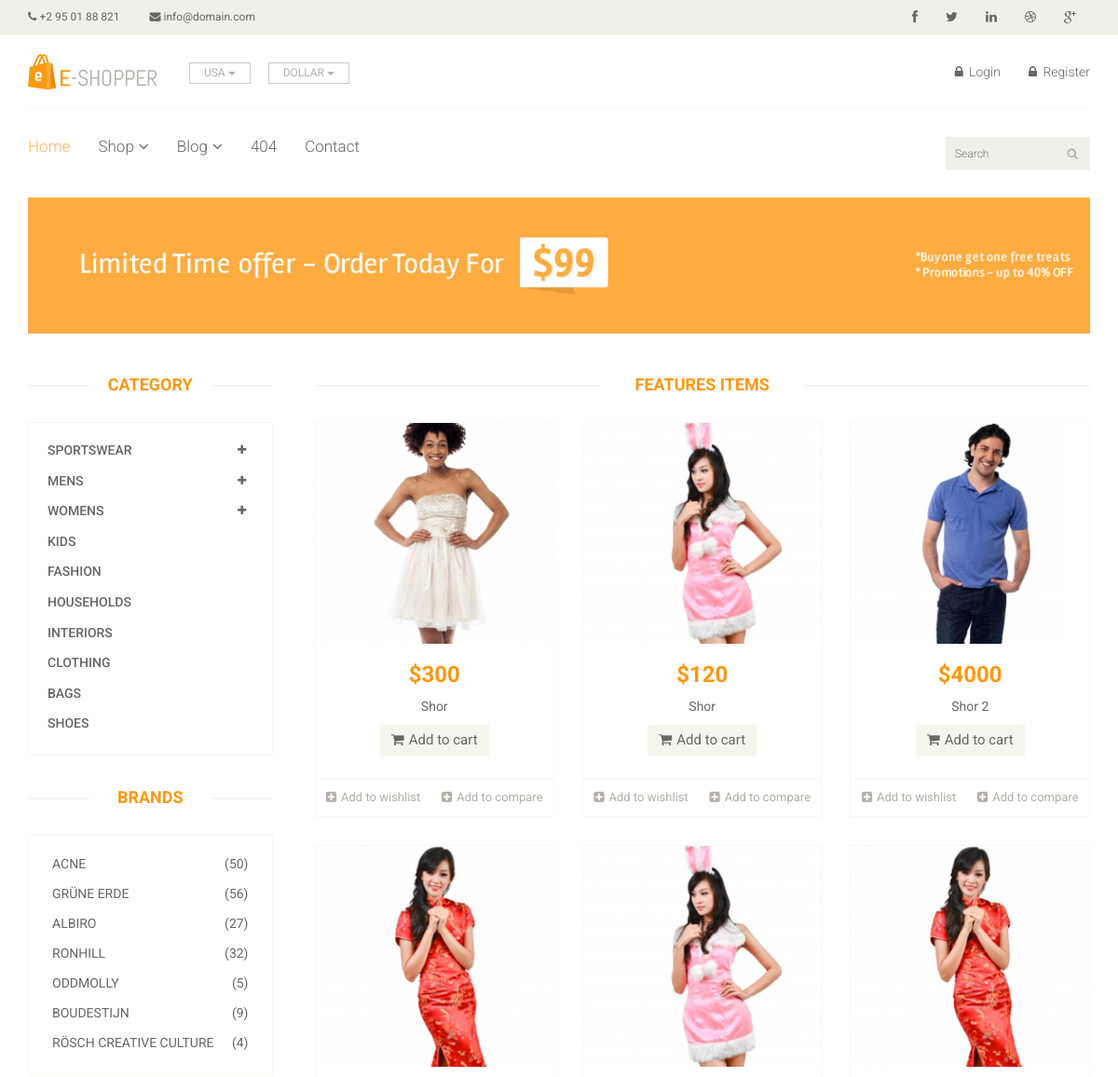
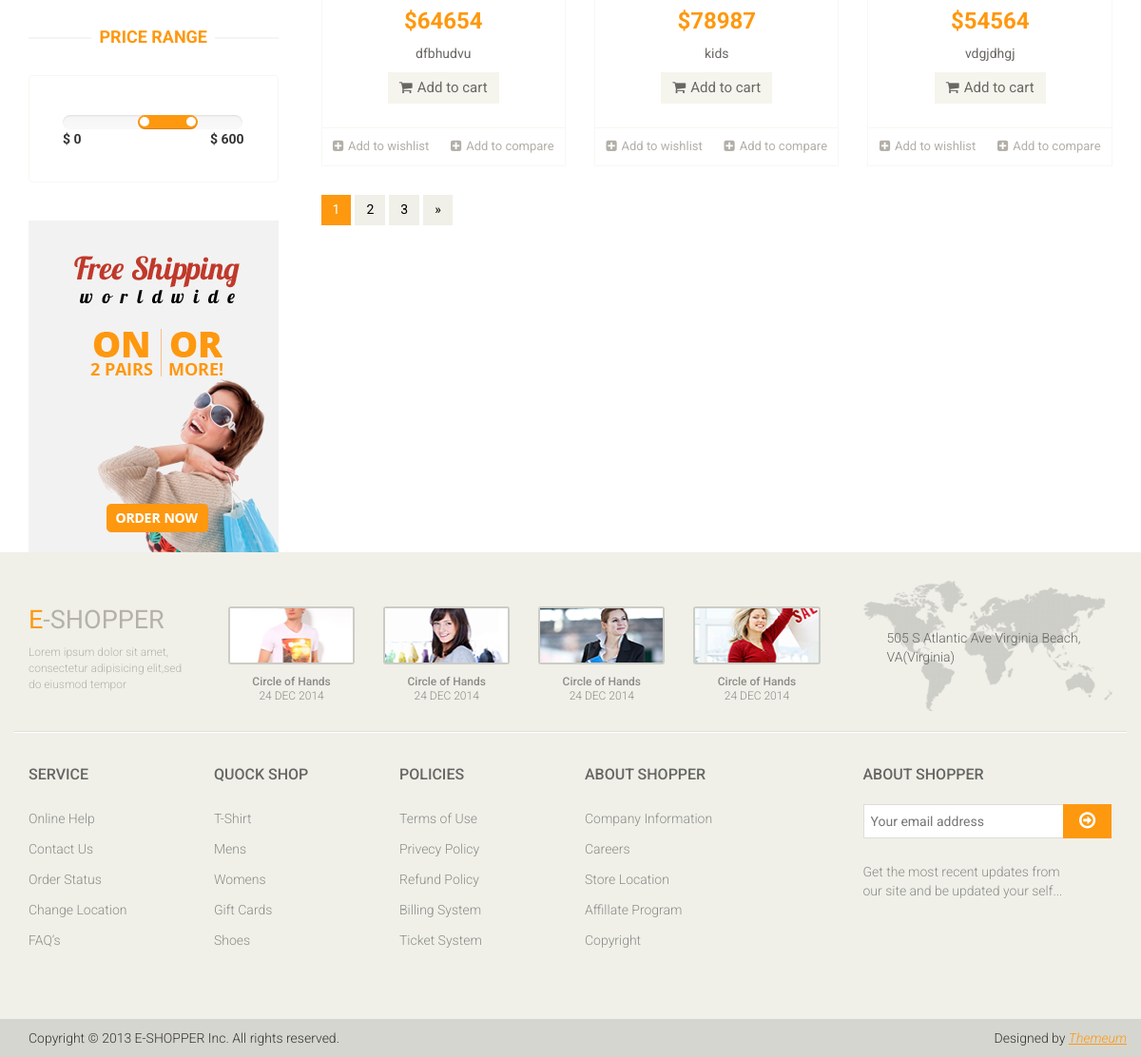
The app's page /shop/ with its own data (2 pictures, top to bottom).
### main/models.py (models this page shows, shortened)
class Product(models.Model):
    TYPE_CHOICE = (
        ('T-SHIRT', 'T-SHIRT'),
        ('BLAZERS', 'BLAZERS'),
        ('SUNGLASS', 'SUNGLASS'),
        ('KIDS', 'KIDS'),
        ('POLO SHIRT', 'POLO SHIRT'),
    )
    name = models.CharField('Name', max_length=50)
    image = models.ImageField('Image')
    web_id = models.PositiveIntegerField('Web ID')
    price = models.PositiveIntegerField('Price')
    type = models.CharField('Type', choices=TYPE_CHOICE, max_length=30)

### main/views.py (the view)
# urls.py: path('shop/', views.shop, name='shop'),
def shop(request):
	products = Product.objects.all()
	return render(request, 'main/shop.html', {'products': products})

### main/templates/main/shop.html (shortened to what this page needs)
{% extends "base.html" %}
{% block content %}
	<section id="advertisement">
		<div class="container">
			<img src="images/shop/advertisement.jpg" alt="" />
		</div>
	</section>
	<section>
		<div class="container">
			<div class="row">
				<div class="col-sm-3">
					<div class="left-sidebar">
						<h2>Category</h2>
						<div class="panel-group category-products" id="accordian">
							<div class="panel panel-default">
								<div class="panel-heading">
									<h4 class="panel-title">
										<a data-toggle="collapse" data-parent="#accordian" href="#sportswear">
											<span class="badge pull-right"><i class="fa fa-plus"></i></span>
											Sportswear
										</a>
									</h4>
								</div>
							</div>
							<div class="panel panel-default">
								<div class="panel-heading">
									<h4 class="panel-title">
										<a data-toggle="collapse" data-parent="#accordian" href="#mens">
											<span class="badge pull-right"><i class="fa fa-plus"></i></span>
											Mens
										</a>
									</h4>
								</div>
							</div>
							<div class="panel panel-default">
								<div class="panel-heading">
									<h4 class="panel-title">
										<a data-toggle="collapse" data-parent="#accordian" href="#womens">
											<span class="badge pull-right"><i class="fa fa-plus"></i></span>
											Womens
										</a>
									</h4>
								</div>
							</div>
							<div class="panel panel-default">
								<div class="panel-heading">
									<h4 class="panel-title"><a href="#">Kids</a></h4>
								</div>
							</div>
							<div class="panel panel-default">
								<div class="panel-heading">
									<h4 class="panel-title"><a href="#">Fashion</a></h4>
								</div>
							</div>
							<div class="panel panel-default">
								<div class="panel-heading">
									<h4 class="panel-title"><a href="#">Households</a></h4>
								</div>
							</div>
							<div class="panel panel-default">
								<div class="panel-heading">
									<h4 class="panel-title"><a href="#">Interiors</a></h4>
								</div>
							</div>
							<div class="panel panel-default">
								<div class="panel-heading">
									<h4 class="panel-title"><a href="#">Clothing</a></h4>
								</div>
							</div>
							<div class="panel panel-default">
								<div class="panel-heading">
									<h4 class="panel-title"><a href="#">Bags</a></h4>
								</div>
							</div>
							<div class="panel panel-default">
								<div class="panel-heading">
									<h4 class="panel-title"><a href="#">Shoes</a></h4>
								</div>
							</div>
						</div>
						<div class="brands_products">
							<h2>Brands</h2>
							<div class="brands-name">
								<ul class="nav nav-pills nav-stacked">
									<li><a href=""> <span class="pull-right">(50)</span>Acne</a></li>
									<li><a href=""> <span class="pull-right">(56)</span>Grüne Erde</a></li>
									<li><a href=""> <span class="pull-right">(27)</span>Albiro</a></li>
									<li><a href=""> <span class="pull-right">(32)</span>Ronhill</a></li>
									<li><a href=""> <span class="pull-right">(5)</span>Oddmolly</a></li>
									<li><a href=""> <span class="pull-right">(9)</span>Boudestijn</a></li>
									<li><a href=""> <span class="pull-right">(4)</span>Rösch creative culture</a></li>
								</ul>
							</div>
						</div>
						<div class="price-range">
							<h2>Price Range</h2>
							<div class="well">
								 <input type="text" class="span2" value="" data-slider-min="0" data-slider-max="600" data-slider-step="5" data-slider-value="[250,450]" id="sl2" ><br />
								 <b>$ 0</b> <b class="pull-right">$ 600</b>
							</div>
						</div>
						<div class="shipping text-center">
							<img src="images/home/shipping.jpg" alt="" />
						</div>
					</div>
				</div>
				<div class="col-sm-9 padding-right">
					<div class="features_items">
						<h2 class="title text-center">Features Items</h2>
						{% for product in products %}
							<div class="col-sm-4">
								<div class="product-image-wrapper">
									<div class="single-products">
										<div class="productinfo text-center">
											<a href="{% url 'product_detail' product.id %}">
												<img src="{{ product.image.url }}" alt="" />
											</a>
											<h2>${{ product.price }}</h2>
											<p>{{ product.name }}</p>
											<a href="{% url 'add_to_cart' product.id %}" class="btn btn-default add-to-cart"><i class="fa fa-shopping-cart"></i>Add to cart</a>
										</div>
									</div>
									<div class="choose">
										<ul class="nav nav-pills nav-justified">
											<li><a href="#"><i class="fa fa-plus-square"></i>Add to wishlist</a></li>
											<li><a href="#"><i class="fa fa-plus-square"></i>Add to compare</a></li>
										</ul>
									</div>
								</div>
							</div>
						{% endfor %}
						<ul class="pagination">
							<li class="active"><a href="">1</a></li>
							<li><a href="">2</a></li>
							<li><a href="">3</a></li>
							<li><a href="">&raquo;</a></li>
						</ul>
					</div>
				</div>
			</div>
		</div>
	</section>
	{% endblock %}

### main/static/css/main.css (style rules this page uses)
body { font-family: 'Roboto', sans-serif; background:; position: relative; font-weight:400px; }
a { -webkit-transition: 300ms; -moz-transition: 300ms; -o-transition: 300ms; transition: 300ms; }
h1, h2, h3, h4, h5, h6 { font-family: 'Roboto', sans-serif; }
.category-products { border: 1px solid #F7F7F0; margin-bottom: 35px; padding-bottom: 20px; padding-top: 15px; }
.left-sidebar h2, .brands_products h2 { color: #FE980F; font-family: 'Roboto', sans-serif; font-size: 18px; font-weight: 700; margin: 0 auto 30px; text-align: center; text-transform: uppercase; position: relative; z-index:3; }
.left-sidebar h2:after, h2.title:after { content: " "; position: absolute; border: 1px solid #f5f5f5; bottom:8px; left: 0; width: 100%; height: 0; z-index: -2; }
.left-sidebar h2:before { content: " "; position: absolute; background: #fff; bottom: -6px; width: 130px; height: 30px; z-index: -1; left: 50%; margin-left: -65px; }
h2.title:before { content: " "; position: absolute; background: #fff; bottom: -6px; width: 220px; height: 30px; z-index: -1; left: 50%; margin-left: -110px; }
.category-products .panel { background-color: #FFFFFF; border: 0px; border-radius: 0px; box-shadow:none; margin-bottom: 0px; }
.category-products .panel-default .panel-heading { background-color: #FFFFFF; border: 0 none; color: #FFFFFF; padding: 5px 20px; }
.category-products .panel-default .panel-heading .panel-title a { color: #696763; font-family: 'Roboto', sans-serif; font-size: 14px; text-decoration: none; text-transform: uppercase; }
.category-products .badge { background:none; border-radius: 10px; color: #696763; display: inline-block; font-size: 12px; font-weight: bold; line-height: 1; min-width: 10px; padding: 3px 7px; text-align: center; vertical-align: baseline; white-space: nowrap; }
.brands-name { border: 1px solid #F7F7F0; padding-bottom: 20px; padding-top: 15px; }
.brands-name .nav-stacked li a { background-color: #FFFFFF; color: #696763; font-family: 'Roboto', sans-serif; font-size: 14px; padding: 5px 25px; text-decoration: none; text-transform: uppercase; }
.shipping { background-color: #F2F2F2; margin-top: 40px; overflow: hidden; padding-top: 20px; position: relative; }
.price-range { margin-top:30px; }
.well { background-color: #FFFFFF; border: 1px solid #F7F7F0; border-radius: 4px; box-shadow: none; margin-bottom: 20px; min-height: 20px; padding: 35px; }
.padding-right { padding-right: 0; }
.features_items { overflow:hidden; }
h2.title { color: #FE980F; font-family: 'Roboto', sans-serif; font-size: 18px; font-weight: 700; margin: 0 15px; text-transform: uppercase; margin-bottom: 30px; position: relative; }
.product-image-wrapper { border:1px solid #F7F7F5; overflow: hidden; margin-bottom:30px; }
.single-products { position: relative; }
.productinfo h2 { color: #FE980F; font-family: 'Roboto', sans-serif; font-size: 24px; font-weight: 700; }
.productinfo p { font-family: 'Roboto', sans-serif; font-size: 14px; font-weight: 400; color: #696763; }
.productinfo img { width: 100%; }
.productinfo { position:relative; }
.add-to-cart { background:#F5F5ED; border: 0 none; border-radius: 0; color: #696763; font-family: 'Roboto', sans-serif; font-size: 15px; margin-bottom: 25px; }
.add-to-cart i { margin-right:5px; }
.choose { border-top: 1px solid #F7F7F0; }
.choose ul li a { color: #B3AFA8; font-family: 'Roboto', sans-serif; font-size: 13px; padding-left: 0; padding-right: 0; }
.choose ul li a i { margin-right:5px; }
#advertisement { padding-bottom: 45px; }
#advertisement img { width: 100%; }
.pagination { display: inline-block; margin-bottom: 25px; margin-top: 0; padding-left: 15px; }
.pagination li:first-child a, .pagination li:first-child span { border-bottom-left-radius: 0; border-top-left-radius: 0; margin-left: 0; }
.pagination li:last-child a, .pagination li:last-child span { border-bottom-right-radius: 0; border-top-right-radius: 0; }
.pagination .active a, .pagination .active span, .pagination .active a:hover, .pagination .active span:hover, .pagination .active a:focus, .pagination .active span:focus { background-color: #FE980F; border-color: #FE980F; color: #FFFFFF; cursor: default; z-index: 2; }
.pagination li a, .pagination li span { background-color: #f0f0e9; border: 0; float: left; line-height: 1.42857; margin-left: -1px; padding: 6px 12px; position: relative; text-decoration: none; margin-right: 5px; color:#000; }

### records on screen
Product: image (picture), price "300", name "Shor"
Product: image (picture), price "120", name "Shor"
Product: image (picture), price "4000", name "Shor 2"
Product: image (picture), price "64654", name "dfbhudvu"
Product: image (picture), price "78987", name "kids"
Product: image (picture), price "54564", name "vdgjdhgj"
